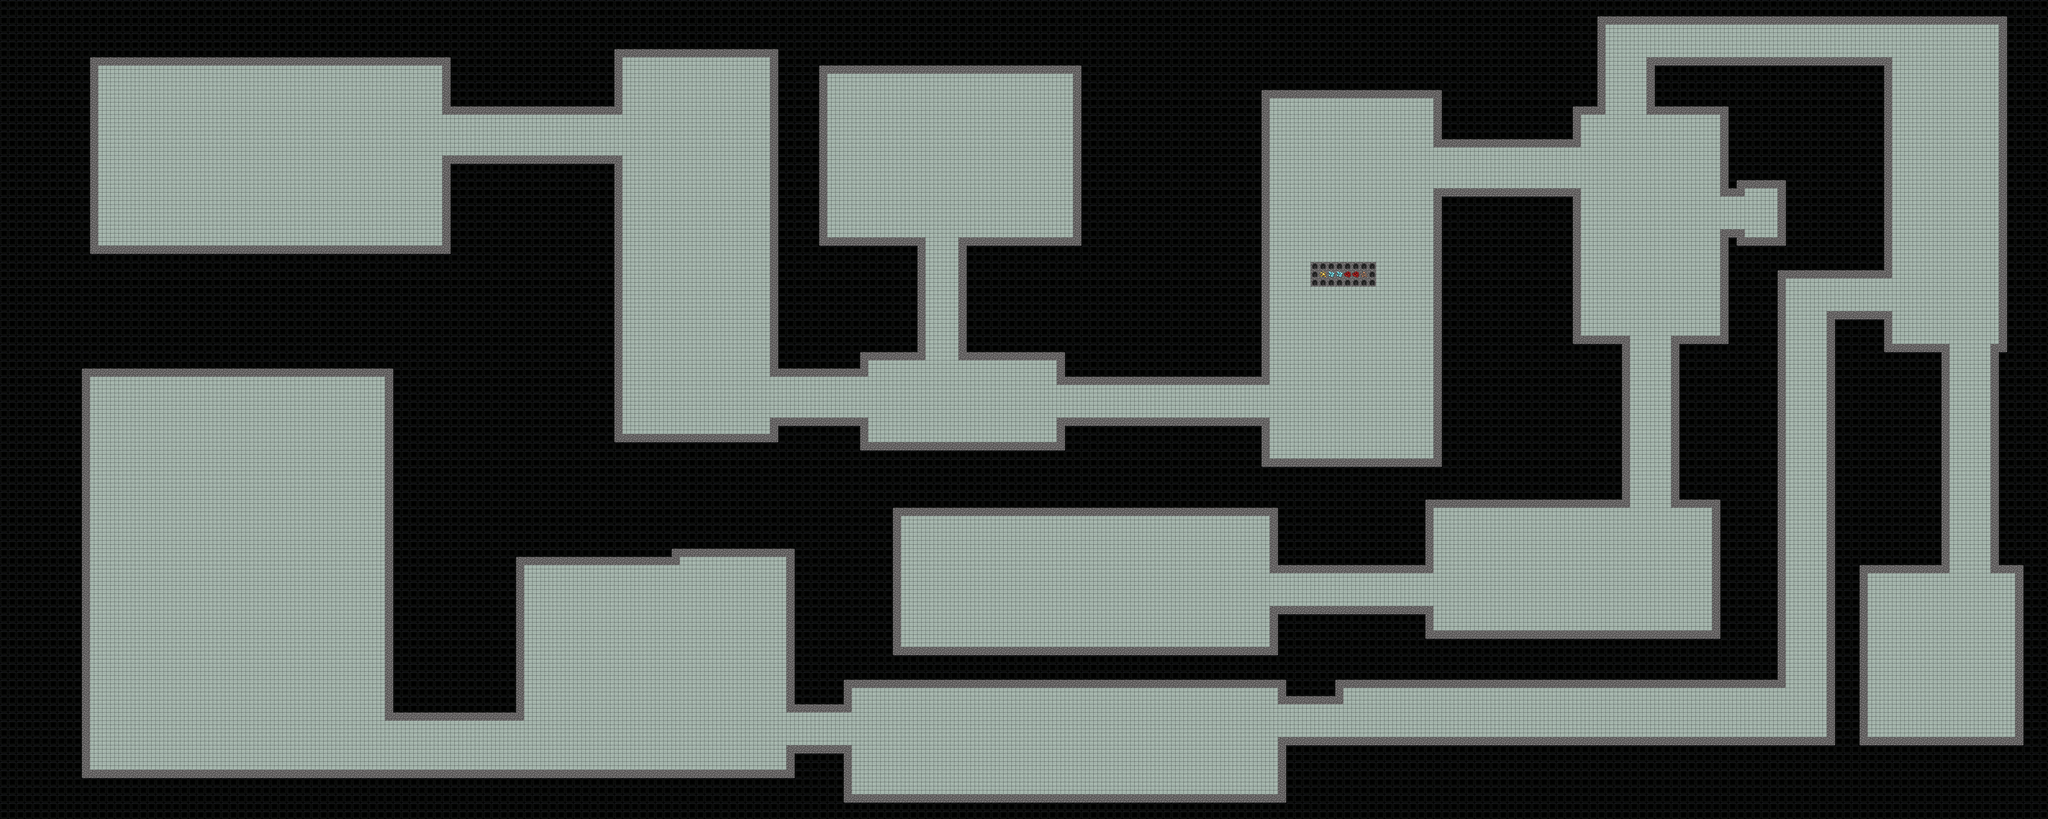

Below is a game level as drawn by its tile map, then a one-line description and the .tmx that defines it (tile-layer data replaced by summaries):
An orthogonal 250x100 tile map with 32x32 px tiles, 2 tile layers (fondo, Collision).

<map version="1.0" tiledversion="1.0.1" orientation="orthogonal" renderorder="right-down" width="250" height="100" tilewidth="32" tileheight="32" nextobjectid="1">
 <tileset firstgid="1" name="terrain-Derivation_5" tilewidth="32" tileheight="32" tilecount="256" columns="16">
  <image source="../images/terrain-Derivation_5.png" width="512" height="512" />
 </tileset>
 <layer name="fondo" width="250" height="100">
  <properties>
   <property name="type" type="int" value="0" />
  </properties>
  <data>[25000 cells, 25000 non-empty, 1 distinct tile ids]</data>
 </layer>
 <layer name="Collision" width="250" height="100">
  <properties>
   <property name="collision" value="true" />
  </properties>
  <data>[25000 cells, 14027 non-empty, 7 distinct tile ids]</data>
 </layer>
</map>
